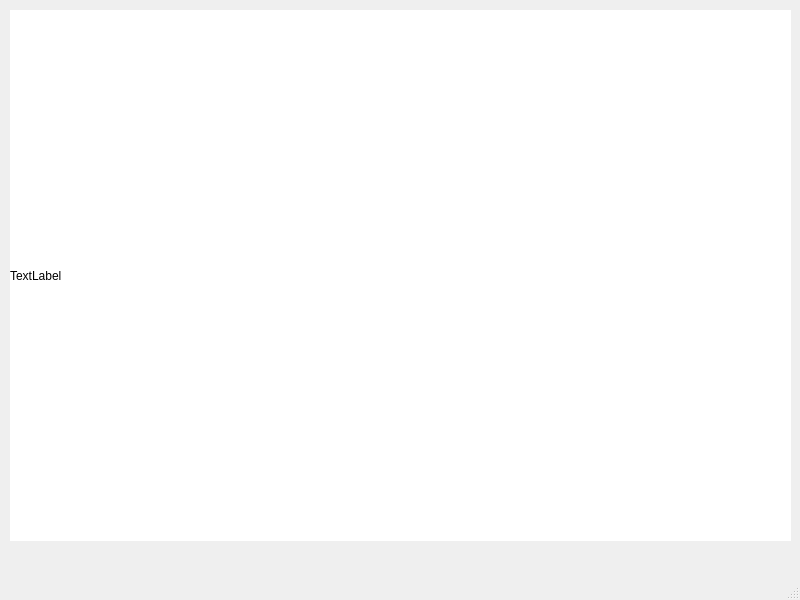
<?xml version="1.0" encoding="UTF-8"?>
<ui version="4.0">
 <class>MainWindow</class>
 <widget class="QMainWindow" name="MainWindow">
  <property name="geometry">
   <rect>
    <x>0</x>
    <y>0</y>
    <width>800</width>
    <height>600</height>
   </rect>
  </property>
  <property name="windowTitle">
   <string>MainWindow</string>
  </property>
  <widget class="QWidget" name="centralwidget">
   <widget class="QLabel" name="label_imagen">
    <property name="geometry">
     <rect>
      <x>10</x>
      <y>10</y>
      <width>781</width>
      <height>531</height>
     </rect>
    </property>
    <property name="styleSheet">
     <string notr="true">background-color: rgb(255, 255, 255);</string>
    </property>
    <property name="text">
     <string>TextLabel</string>
    </property>
   </widget>
  </widget>
  <widget class="QMenuBar" name="menubar">
   <property name="geometry">
    <rect>
     <x>0</x>
     <y>0</y>
     <width>800</width>
     <height>24</height>
    </rect>
   </property>
  </widget>
  <widget class="QStatusBar" name="statusbar"/>
 </widget>
 <resources/>
 <connections/>
</ui>
